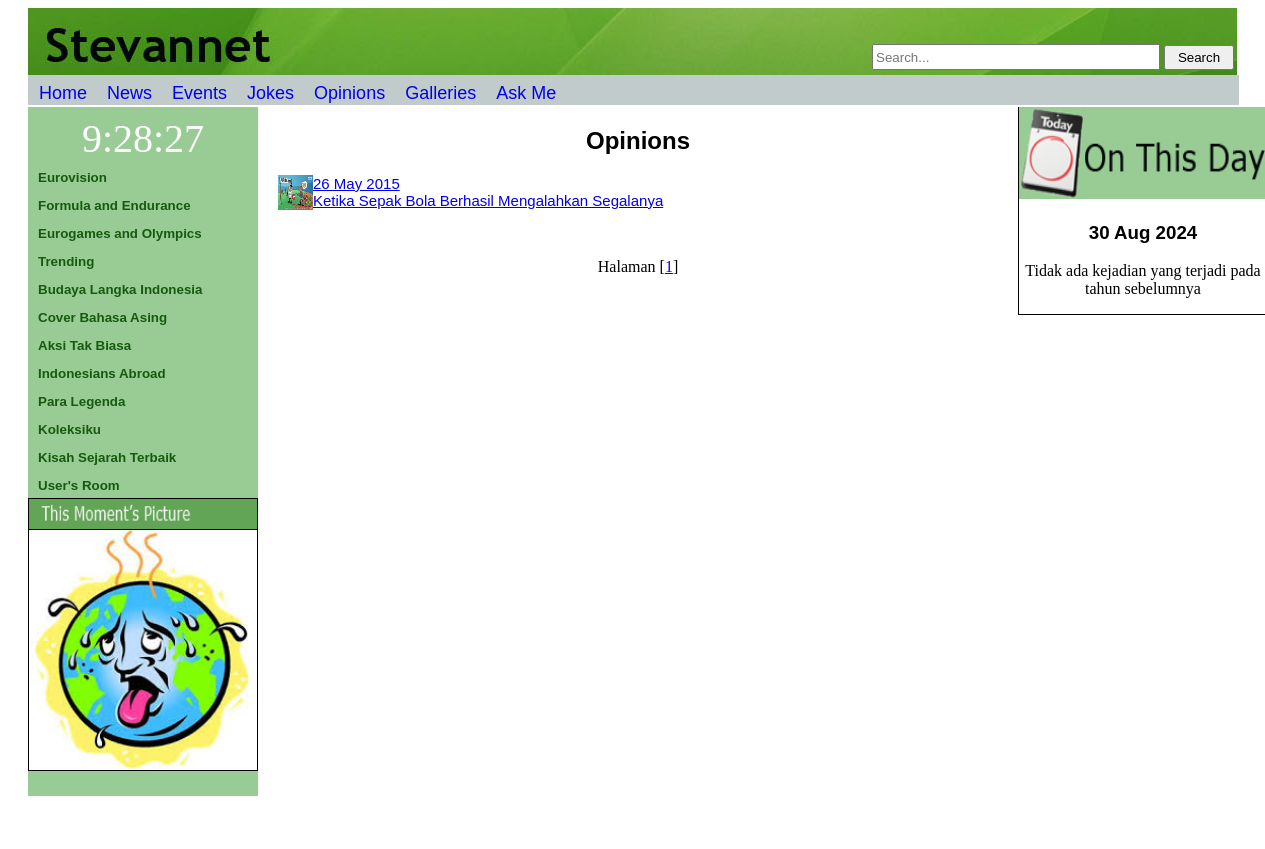
/opinions.php, run on the app's committed database.
### tables this page shows
CREATE TABLE `articles` (
  `id` int(11) NOT NULL,
  `judul` varchar(200) NOT NULL,
  `tanggal_muat` varchar(20) NOT NULL,
  `tanggal_terjadi` varchar(20) NOT NULL,
  `id_jenis` int(11) NOT NULL,
  `id_topik` int(11) NOT NULL,
  `isi` text DEFAULT NULL,
  `gambar` varchar(200) DEFAULT NULL,
  `sumber` varchar(50) DEFAULT NULL
);

### opinions.php (the view, shortened to what this page needs)
<!DOCTYPE html>
<html>
	<head>
		<link rel="stylesheet" href="penampilan.css">
		<div id="header">
			<div id="searchform">
				<form class="search" action="searches.php">
					<?php
						include("searchMenu.php");
					?>
				</form>
			</div>
		</div>
		<?php
			include("menuAtas.php");
		?>
	</head>
	<body onload="startTime()">
		<div class="leftside">
			<?php
				require("leftDIV.php");
			?>
		</div>
		<div class="center">
			<h2 id="opinionsJudul">
				<center>Opinions
				</center>
			</h2>
			<p>
				<?php
					include "db.inc.php";
					$halaman=isset($_GET['page'])?(int) $_GET['page']:1;
					$offset=($halaman-1)*8;
					$sqlstr = "SELECT * from articles WHERE id_jenis='4' order by id DESC limit $offset,8";
					$hasil_1=mysqli_query($connection, $sqlstr);
					$row=mysqli_fetch_row($hasil_1);
					do{
						list($id,$judul,$tanggal_muat,$tanggal_terjadi,$id_jenis,$id_topik,$isi,$gambar,$sumber) = $row;
						if(!empty($gambar))
							echo "<img src='Images/$gambar' width=35px height=35px align=left>";
						echo "<a href='berita_detail.php?id=$id'>$tanggal_muat<br>$judul</a><br>";
						echo "<br><br>";
					}while($row=mysqli_fetch_row($hasil_1));
					$sqlstr = "SELECT * from articles WHERE id_jenis='4'";
					$hasil_2 = mysqli_query($connection, $sqlstr);
					$jumlah = mysqli_num_rows($hasil_2);
					$i=$jumlah/8;
					$i=ceil($i);
					echo "<center>Halaman ";
					for($j=1;$j<=$i;$j++)
					{
						$awal = (($j-1)*4+$j)-1;
						echo "[<a href='opinions.php?awal=$awal&page=$j'>$j</a>]";
					}
				?>
			</p>
		</div>
		<div class="right">
			<?php
				require("rightDIV.php");
			?>
		</div>
		<div class="footer">
		</div>
	</body>
</html>

### penampilan.css (style rules this page uses)
#header { background:url('Images/Header.jpg'); height:70px; margin-left: 20px; margin-right: 20px; }
.center h2, h3, h4 { font-family: Verdana, Arial, Helvetica, sans-serif; margin-left:20px; margin-right:20px; text-align:justify; }
.center p, ol { font-family: Verdana, Arial, Helvetica, sans-serif; margin-left:20px; margin-right:20px; text-align:justify; font-size: 15px; }
.leftside { float:left; width:230px; margin-left: 20px; margin-bottom: -25px; background-color: #98CC94; }
.center, .centerdetail { float:left; width:760px; display: inline-block; }
.right { float:left; width:19.6%; display: inline-block; border:1px solid; position:absolute; }
.footer { background:url('Images/Footer.jpg'); clear:both; height:70px; width:97%; margin-left: 20px; margin-right: 50px; text-align: center; position: relative; z-index:1; }

### data on the page
articles: gambar (picture), tanggal_muat "26 May 2015", judul "Ketika Sepak Bola Berhasil Mengalahkan Segalanya"
